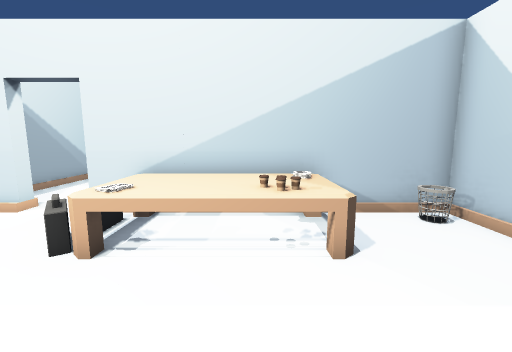
View 1 (above)

18 first-person views from a walk through a 3-D level made in the Unity game engine. The camera is 1.3 m above the floor, tilts 8° down and sees 90° across. Doors are open. The floor is counted in squares, 0.67 m on a side. Each view is taken from the middle of a square. On the plan, view 1 faces up. The plan holds only what a view shows up to about 16 squares ahead; the rest is blank. The place goes on beyond the plan. The player is left out. Some animated figures are not drawn.

View 2
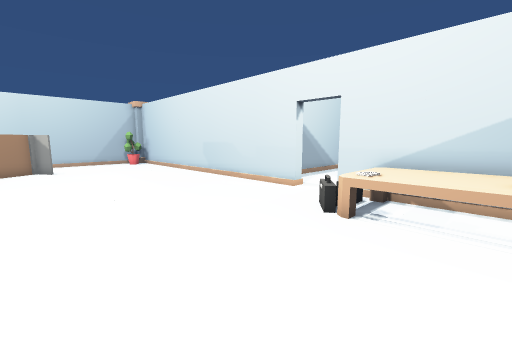

View 3
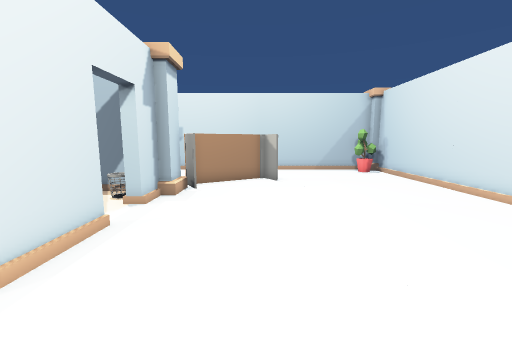

View 4
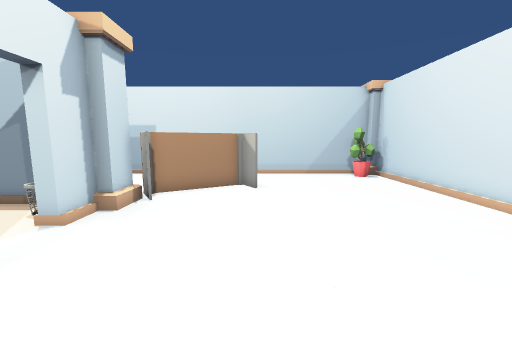

View 5
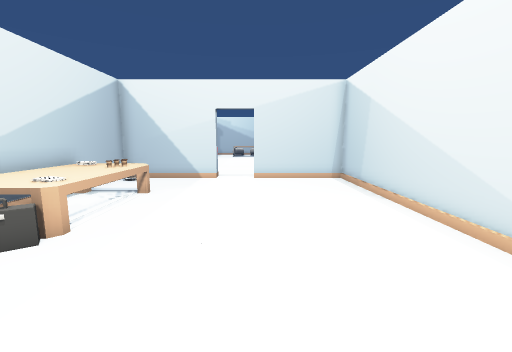

View 6
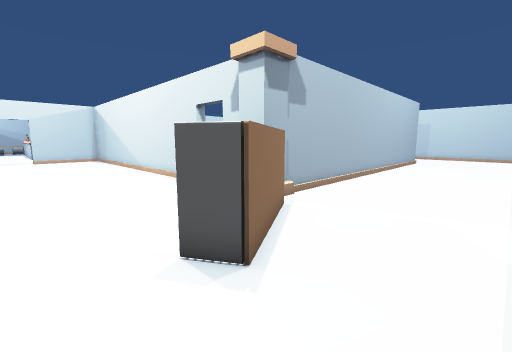

View 7
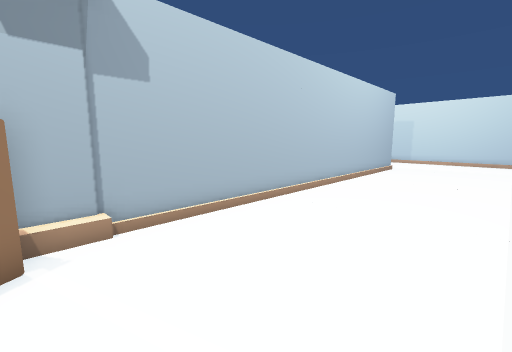

View 8
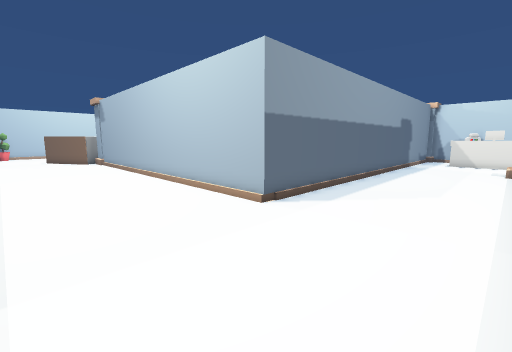

View 9
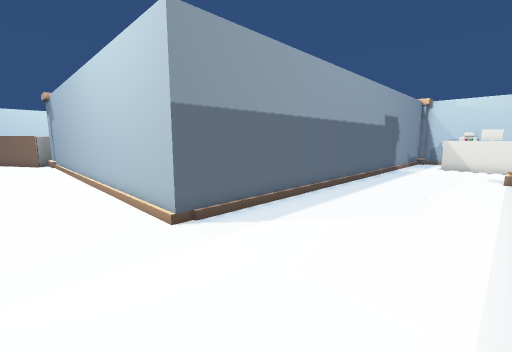

View 10
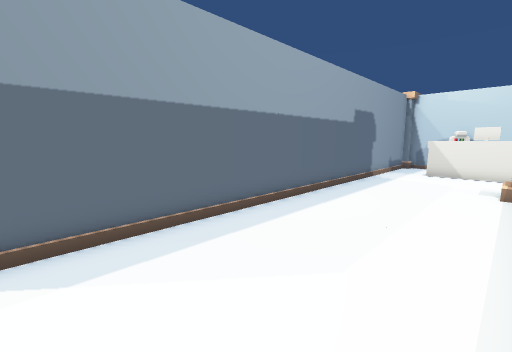

View 11
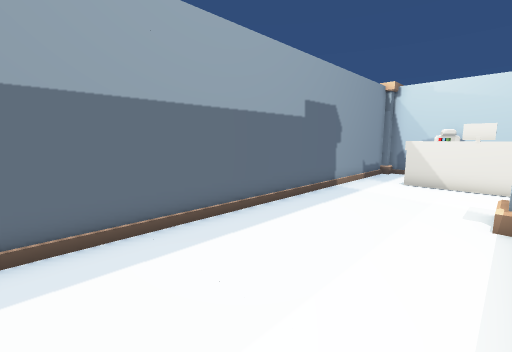

View 12
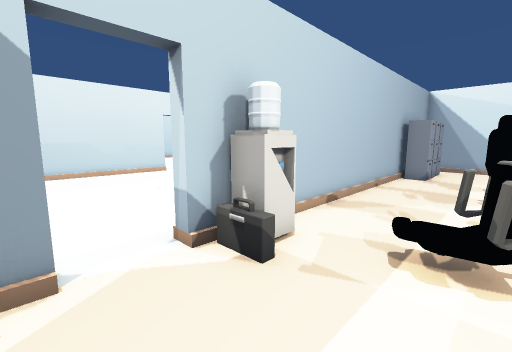

View 13
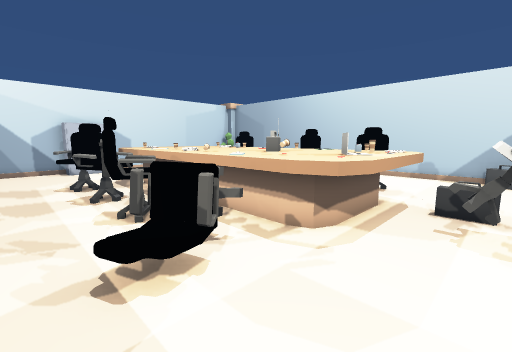

View 14
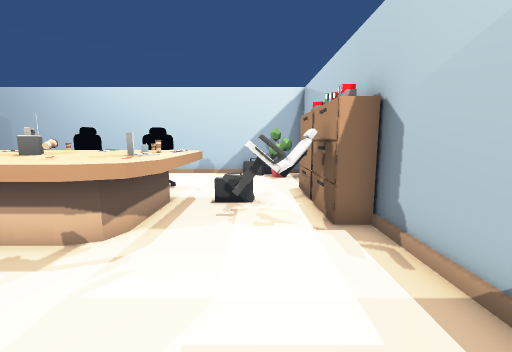

View 15
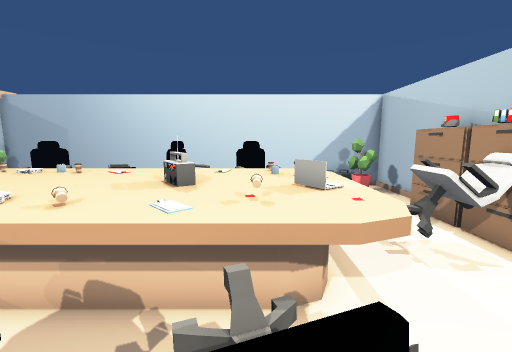

View 16
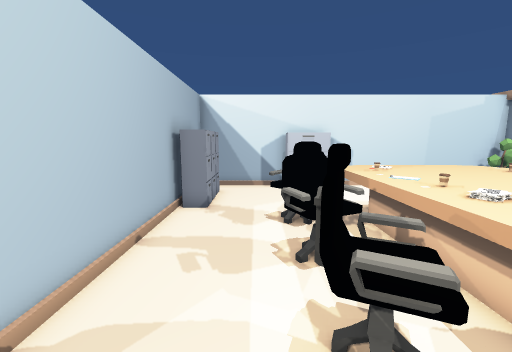

View 17
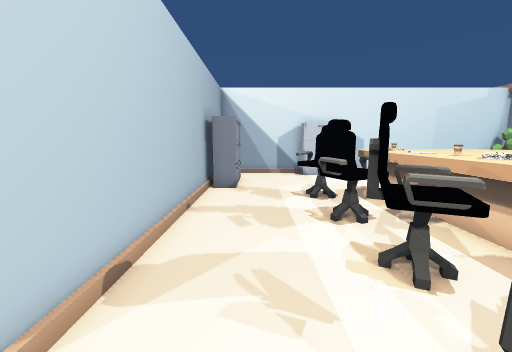

View 18
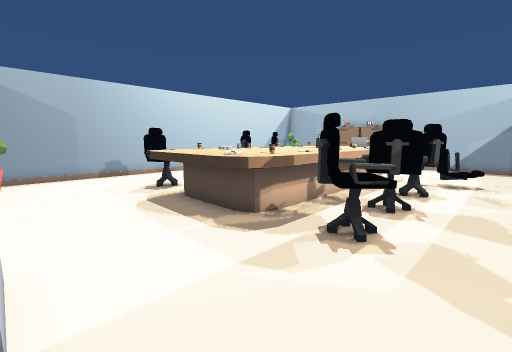

### Floor plan
Key: @ floor where view 1 was taken; # wall or solid block; . main floor; : floor 0.75 m higher than the main floor; / step, stairs or slope; D open door; T table; P pillar; E desk; C chair; A cabinet; L laptop; R radio; S dresser; O other object.
Columns run from 23 left of view 1 to 7 right of it. Each row starts with its distance up from view 1.
  7 #########################T###
  6 #OO................./    ...#
  5 #OO................O/    ...#
  4 #.................../::/:...#
  3 #...........................#
  2 #...........................#DD
  1 #..............................
  0 #...TT.................@....#
 -1 #...T.......................#
 -2 #...TT......................#
 -3 #....T......................#
 -4 #.....TPP ..#               #
 -5 #......##D..#################
 -6 #......##D..##.........AAAAA#
 -7 #......#.D..................#
 -8  ......#.....//.......C.....#
 -9  ......#.....CC.CC.CCCCC....#
-10  ......#......CCCC.CCCC....AA
-11  ......#....OOOOOOOOO OO...A
-12  ......#....OOOOOOOOOO O...A#
-13  ......#SCC.LLORROOOOOOO....#
-14  ......#SCCC LOOROOOOOOO....#
-15  ......#S..OO OOOOOOOOOO....#
-16  ......#S...OO OO OOOO O....#
-17  ......#S.. .   OO    CC....#
-18  ......#... . O OO OOCCC....#
-19  ......#... ...      .......#
-20  ......#OO. ...     ........#
-21  ......#OOO ....    .......O#
-22  ......######################
-23  ......######################
-24  ...........................#
-25  .......................E  C#
-26   ......................EECC#
-27    .....................EE C#
-28  .  ...............PPP..E   #

Where each view was taken, in squares from view 1:
view 1: 0 up, 0 right, facing up
view 2: 2 down, 0 right, facing up-left
view 3: 1 down, 6 left, facing left
view 4: 0 up, 8 left, facing left
view 5: 0 up, 8 left, facing right
view 6: 2 up, 22 left, facing down-right
view 7: 4 down, 22 left, facing down-right
view 8: 28 down, 22 left, facing up-right
view 9: 28 down, 19 left, facing up-right
view 10: 28 down, 15 left, facing up-right
view 11: 28 down, 11 left, facing up-right
view 12: 9 down, 14 left, facing up-right
view 13: 7 down, 13 left, facing down-right
view 14: 7 down, 13 left, facing down
view 15: 8 down, 9 left, facing down
view 16: 8 down, 9 left, facing right
view 17: 7 down, 10 left, facing right
view 18: 7 down, 4 right, facing down-left
